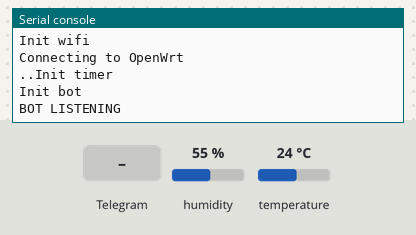
The program below on a simulated MicroPython board. Parts: the last lines printed to the serial console. Inputs (shaded band) come from the test bench; at power-on: temperature 24 °C, humidity 55 %. WiFi joins after 1.5 s; no MQTT or app messages arrive unless stated.

Above: at 3.2 s.
3.3 s: Telegram message "/ping" arrives
At 4.7 s:
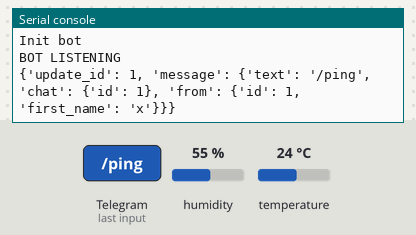
10.0 s: temperature set to 19 °C
At 12.8 s:
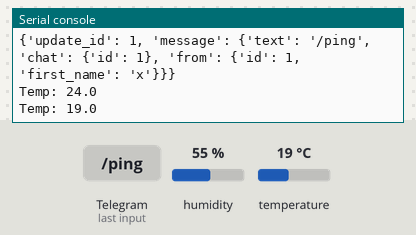

The program:

main_bit.py
```python
# from https://github.com/jordiprats/micropython-utelegram

from config import utelegram_config
from config import wifi_config
from machine import Timer


import utelegram
import network
import utime
import dht
import machine

v = 0.3

debug = True

dht5=dht.DHT22(machine.Pin(5))

def init_wifi():
    print('Init wifi')
    sta_if = network.WLAN(network.STA_IF)

    if not sta_if.active():
        sta_if.active(True)
    # sta_if.scan()
    if not sta_if.isconnected():
        sta_if.connect(wifi_config['ssid'], wifi_config['password'])
        print(f'Connecting to {wifi_config["ssid"]}')
        while not sta_if.isconnected():
            utime.sleep(1)
            print('.',end='')


def sendPeriodicUpdate(value):
    dht5.measure()
    msg = f'Temp: {dht5.temperature()}'
    print(msg)
    if lastID != -1:
        bot.send(lastID,'hola! '+msg)

lastID = -1

def get_message(message):
    lastID = message['message']['chat']['id']
    bot.send(message['message']['chat']['id'], message['message']['text'].upper())

def reply_ping(message):
    print(message)
    bot.send(message['message']['chat']['id'], 'pong')

def init_timer():
    print('Init timer')
    tim0 = Timer(0)
    tim0.init(period=5000, mode=Timer.PERIODIC, callback=sendPeriodicUpdate)

bot = None
def init_bot():
    global bot
    print('Init bot')
    bot = utelegram.ubot(utelegram_config['token'])
    bot.register('/ping', reply_ping)
    bot.set_default_handler(get_message)

    print('BOT LISTENING')
    bot.listen()

init_wifi()
init_timer()
init_bot()
```

config.py
```python
# from https://github.com/jordiprats/micropython-utelegram

wifi_config = {
    'ssid':'OpenWrt',
    'password':'qazxcvbgtrewsdf'
}

utelegram_config = {
    'token': 'mitoken'
}
```

Measured:
- after the input at 3.3 s, the serial console: prints a new line after 0.70 s (image 1)
- after the input at 10.0 s, the serial console: prints a new line after 2.0 s (image 2)
